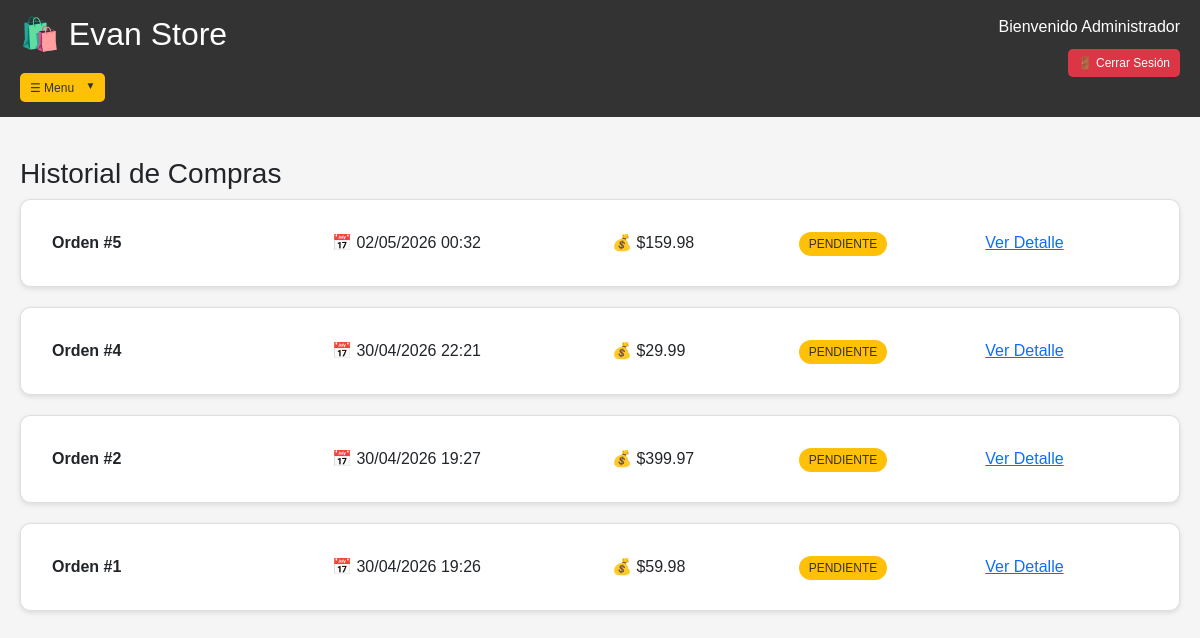
The app's page /mis-ordenes (signed in) with its own data.
### models.py (models this page shows, shortened)
class Usuario(UserMixin, db.Model):
    id = db.Column(db.Integer, primary_key=True)
    nombre = db.Column(db.String(100), nullable=False)
    usuario = db.Column(db.String(80), unique=True, nullable=False)
    celular = db.Column(db.String(20), nullable=False)
    email = db.Column(db.String(120), unique=True, nullable=False)
    password_hash = db.Column(db.String(255), nullable=False)
    es_admin = db.Column(db.Boolean, default=False)
    fecha_registro = db.Column(db.DateTime, default=datetime.utcnow)

class Orden(db.Model):
    id = db.Column(db.Integer, primary_key=True)
    usuario_id = db.Column(db.Integer, db.ForeignKey('usuario.id'), nullable=False)
    fecha = db.Column(db.DateTime, default=datetime.utcnow)
    total = db.Column(db.Float, nullable=False)
    estado = db.Column(db.String(50), default='pendiente')  # pendiente, pagado, enviado, entregado
    usuario = db.relationship('Usuario', backref='ordenes')

### app.py (the view)
@app.route('/mis-ordenes')
@login_required
def mis_ordenes():
    ordenes = Orden.query.filter_by(usuario_id=current_user.id).order_by(Orden.fecha.desc()).all()
    return render_template('mis_ordenes.html', ordenes=ordenes)

### app.py (called while the page is built)
@login_manager.user_loader
def load_user(user_id):
    return Usuario.query.get(int(user_id))

### templates/mis_ordenes.html (shortened to what this page needs)
<!DOCTYPE html>
<html lang="es">
<head>
    <link href="https://cdn.jsdelivr.net/npm/bootstrap@5.1.3/dist/css/bootstrap.min.css" rel="stylesheet">
    <link rel="stylesheet" href="{{ url_for('static', filename='style.css') }}">
</head>
<body>
    {% include 'navbar.html' %}
    <div class="container">
        <h3>Historial de Compras</h3>
        {% if ordenes %}
            {% for orden in ordenes %}
            <div class="card">
                <div class="card-body">
                    <div class="row">
                        <div class="col-md-3">
                            <strong>Orden #{{ orden.id }}</strong>
                        </div>
                        <div class="col-md-3">
                            📅 {{ orden.fecha.strftime('%d/%m/%Y %H:%M') }}
                        </div>
                        <div class="col-md-2">
                            💰 ${{ "%.2f"|format(orden.total) }}
                        </div>
                        <div class="col-md-2">
                            <span class="estado-{{ orden.estado }}">{{ orden.estado|upper }}</span>
                        </div>
                        <div class="col-md-2">
                            <a href="{{ url_for('ver_orden', orden_id=orden.id) }}" class="btn-ver">Ver Detalle</a>
                        </div>
                    </div>
                </div>
            </div>
            {% endfor %}
        {% else %}
            <div class="alert alert-info">
                🛍️ No tienes órdenes de compra aún.
                <a href="{{ url_for('tienda') }}">¡Comienza a comprar!</a>
            </div>
        {% endif %}
    </div>
</body>
</html>

### templates/navbar.html (shortened to what this page needs)
<link rel="stylesheet" href="{{ url_for('static', filename='style.css') }}">
<div class="navbar">
    <div class="logo-area">
        <h2>🛍️ Evan Store</h2>
        <div class="dropdown" style="margin-top: 10px;">
            <button class="btn btn-warning btn-sm dropdown-toggle" type="button" data-bs-toggle="dropdown">
                ☰   Menu
            </button>
        </div>
    </div>
    <div class="user-area">
        <span>Bienvenido {{ current_user.nombre }}</span>
        <a href="{{ url_for('logout') }}" class="btn btn-danger btn-sm">🚪 Cerrar Sesión</a>
    </div>
</div>

### static/style.css (style rules this page uses)
* { margin: 0; padding: 0; box-sizing: border-box; }
body { font-family: Arial, sans-serif; background: #f5f5f5; min-height: 100vh; }
.navbar { background: #333; padding: 15px 20px; display: flex; justify-content: space-between; align-items: flex-start; flex-wrap: wrap; }
.logo-area h2 { color: white; margin: 0 0 10px 0; }
.user-area { text-align: right; }
.user-area span { display: block; color: white; margin-bottom: 5px; }
.user-area .btn { margin-top: 5px; }
.btn { padding: 8px 16px; border-radius: 5px; border: none; cursor: pointer; font-size: 14px; text-decoration: none; display: inline-block; }
.btn-warning { background: #ffc107; color: #333; }
.btn-danger { background: #dc3545; color: white; }
.btn-sm { padding: 5px 10px; font-size: 12px; }
.dropdown { position: relative; display: inline-block; }
.dropdown-toggle::after { display: inline-block; margin-left: 8px; content: "▼"; font-size: 10px; border: none; }
.container { max-width: 1400px; margin: 40px auto; padding: 0 20px; }
.card { border-radius: 10px; margin-bottom: 20px; background: white; padding: 15px; box-shadow: 0 2px 5px rgba(0,0,0,0.1); }
.estado-pendiente { background: #ffc107; color: #333; padding: 5px 10px; border-radius: 20px; font-size: 12px; }

### records on screen
Usuario: nombre "Administrador"
Orden: id "5", fecha "02/05/2026 00:32", total "159.98", estado "PENDIENTE"
Orden: id "4", fecha "30/04/2026 22:21", total "29.99", estado "PENDIENTE"
Orden: id "2", fecha "30/04/2026 19:27", total "399.97", estado "PENDIENTE"
Orden: id "1", fecha "30/04/2026 19:26", total "59.98", estado "PENDIENTE"
